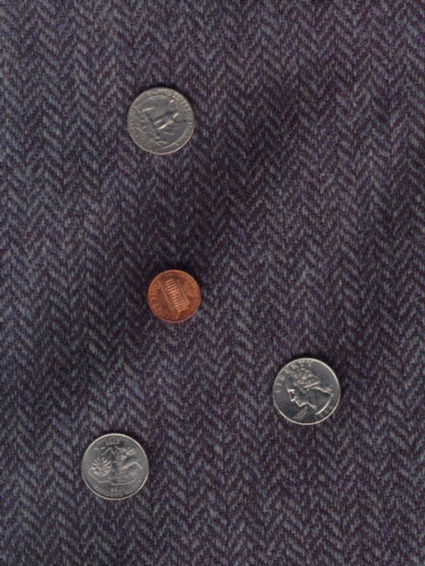
#> input picture coins2.jpg, 425 x 566 px
$ python HoughCircleTesting.py   (Python 2 division)   (older library calls are emulated)
#> lines starting #> are read from the running program, lines starting #| are printed output that depends on the picture; after the words box and inside, x2 and y2 are one past the last pixel; in counts of white or black regions, pixels touching at a corner belong together
import cv2
import numpy as np
import time

shape = 0
thresh = 0

def nothing(x):
    pass

def on_trackbar(x):
    pass

cv2.namedWindow('Shapes')
#img = cv2.imread('img2.png')
img = cv2.imread('coins2.jpg')
#> img is the input picture: shape (566, 425, 3); mean B, G, R 68.8, 59, 66.8

cv2.createTrackbar('Lines/Circles', 'Shapes', 0, 1, on_trackbar)
cv2.createTrackbar('Acc Threshold', 'Shapes', 100, 300, on_trackbar)

gray = cv2.cvtColor(img, cv2.COLOR_RGB2GRAY)

print str(shape)+ " " +str(thresh)
circles = cv2.HoughCircles(gray,cv2.cv.CV_HOUGH_GRADIENT,2,100,param1=50,param2=30,minRadius=0,maxRadius=0)
#> circles = 18 rows, first 8: [219, 179, 132.4], [139, 445, 110], [135, 113, 108.6], [283, 383, 102.4], [79, 305, 73], [357, 105, 56.6], [181, 273, 48], [359, 213, 34.6]

circles = np.uint16(np.around(circles, 0))
#> circles = 18 rows, first 8: [219, 179, 132], [139, 445, 110], [135, 113, 109], [283, 383, 102], [79, 305, 73], [357, 105, 57], [181, 273, 48], [359, 213, 35]

for i in circles[0,:]:
    #draw the outer circle
    cv2.circle(img,(i[0], i[1]), i[2], (0, 255, 0), 2)
    #draw the centre of the circle
    cv2.circle(img, (i[0], i[1]), 2, (255, 0, 255), 3)
#> this loop made 18 passes
#> i on passes 1 to 12: [219, 179, 132], [139, 445, 110], [135, 113, 109], [283, 383, 102], [79, 305, 73], [357, 105, 57], [181, 273, 48], [359, 213, 35], [231, 49, 30], [231, 515, 28], [363, 531, 28], [27, 171, 27]
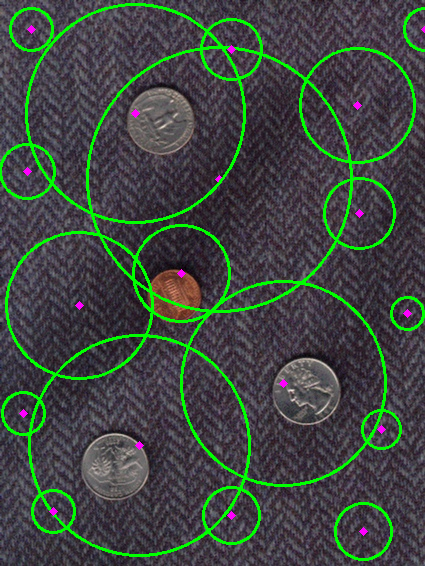
#> img: shape (566, 425, 3); 7.08% of pixels changed, all inside (x1, y1, x2, y2) = (0, 3, 425, 561)


while 1:
    shape = cv2.getTrackbarPos('Lines/Circles', 'Shapes')
#> shape = 0
    thresh = cv2.getTrackbarPos('Acc Threshold', 'Shapes')
#> thresh = 100


    cv2.imshow('Shapes', img)
    cv2.imshow('Shapes1', gray)

    k = cv2.waitKey(5) & 0xFF
#> (key Esc is pressed here)
    if k == 27:
        break
